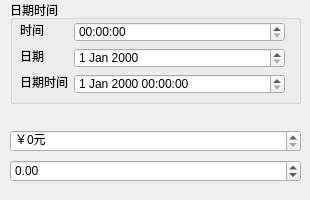
<?xml version="1.0" encoding="UTF-8"?>
<ui version="4.0">
 <class>myWidget</class>
 <widget class="QWidget" name="myWidget">
  <property name="geometry">
   <rect>
    <x>0</x>
    <y>0</y>
    <width>310</width>
    <height>200</height>
   </rect>
  </property>
  <property name="windowTitle">
   <string>myWidget</string>
  </property>
  <widget class="QGroupBox" name="groupBox">
   <property name="geometry">
    <rect>
     <x>10</x>
     <y>0</y>
     <width>291</width>
     <height>104</height>
    </rect>
   </property>
   <property name="title">
    <string>日期时间</string>
   </property>
   <widget class="QLabel" name="label">
    <property name="geometry">
     <rect>
      <x>10</x>
      <y>22</y>
      <width>24</width>
      <height>16</height>
     </rect>
    </property>
    <property name="text">
     <string>时间</string>
    </property>
   </widget>
   <widget class="QLabel" name="label_2">
    <property name="geometry">
     <rect>
      <x>10</x>
      <y>48</y>
      <width>24</width>
      <height>16</height>
     </rect>
    </property>
    <property name="text">
     <string>日期</string>
    </property>
   </widget>
   <widget class="QLabel" name="label_3">
    <property name="geometry">
     <rect>
      <x>10</x>
      <y>74</y>
      <width>48</width>
      <height>16</height>
     </rect>
    </property>
    <property name="text">
     <string>日期时间</string>
    </property>
   </widget>
   <widget class="QTimeEdit" name="timeEdit">
    <property name="geometry">
     <rect>
      <x>64</x>
      <y>22</y>
      <width>211</width>
      <height>20</height>
     </rect>
    </property>
   </widget>
   <widget class="QDateEdit" name="dateEdit">
    <property name="geometry">
     <rect>
      <x>64</x>
      <y>48</y>
      <width>211</width>
      <height>20</height>
     </rect>
    </property>
   </widget>
   <widget class="QDateTimeEdit" name="dateTimeEdit">
    <property name="geometry">
     <rect>
      <x>64</x>
      <y>74</y>
      <width>211</width>
      <height>20</height>
     </rect>
    </property>
   </widget>
  </widget>
  <widget class="QSpinBox" name="spinBox">
   <property name="geometry">
    <rect>
     <x>10</x>
     <y>130</y>
     <width>291</width>
     <height>22</height>
    </rect>
   </property>
   <property name="suffix">
    <string>元</string>
   </property>
   <property name="prefix">
    <string>￥</string>
   </property>
   <property name="maximum">
    <number>9999</number>
   </property>
  </widget>
  <widget class="QDoubleSpinBox" name="doubleSpinBox">
   <property name="geometry">
    <rect>
     <x>10</x>
     <y>160</y>
     <width>291</width>
     <height>22</height>
    </rect>
   </property>
   <property name="minimum">
    <double>-99.989999999999995</double>
   </property>
  </widget>
 </widget>
 <layoutdefault spacing="6" margin="11"/>
 <resources/>
 <connections/>
</ui>
